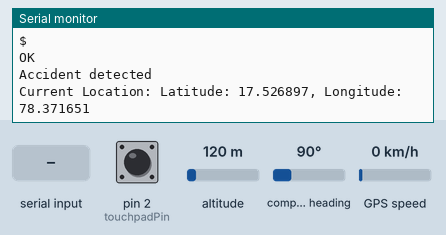
Simulated run of this sketch. Board: Arduino Uno, built with avr-gcc and run on an emulated ATmega328P. Parts: the last lines printed to the serial monitor. Inputs (shaded band) come from the test bench; at power-on: pin 2 (touchpadPin) LOW, altitude 120 m, compass heading 90°, GPS speed 0 km/h. The GPS gets a fix after 3 s at 37.7749, -122.4194 with 8 satellites; the modem accepts every AT command (registered, SIM ready, sends succeed) and sends nothing else.

Above: at 6.2 s.
6.3 s: pin 2 (touchpadPin) pulled HIGH for 0.15 s
At 8.1 s:
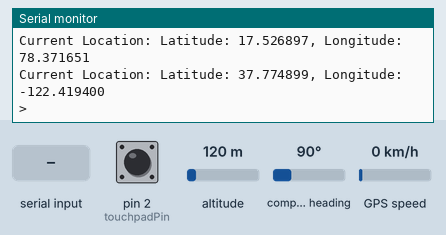
9.4 s: "1" received over the second serial link
At 10.3 s:
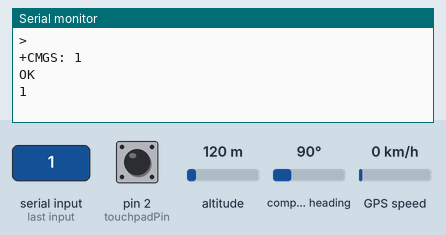
10.9 s: "0" received over the second serial link
At 11.9 s:
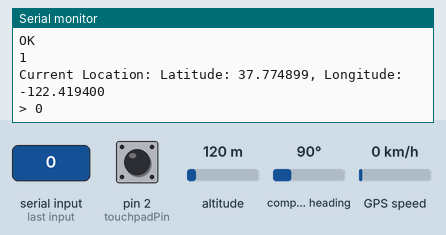

The sketch:

sos.ino
```cpp
#include <SoftwareSerial.h>
#include <TinyGPS++.h>

SoftwareSerial sim900aSerial(10, 11); // RX, TX pins for SIM900A
SoftwareSerial gpsSerial(8, 9); // RX, TX pins for GPS module
const int touchpadPin = 2; // Pin for piezo touchpad
const String phoneNumber = "+917382973508"; // Phone number to send SMS to

// The TinyGPS++ object
TinyGPSPlus gps;

void setup() {
  Serial.begin(9600);
  sim900aSerial.begin(9600);
  gpsSerial.begin(9600);
  pinMode(touchpadPin, INPUT);
  delay(1000);
  sendATCommand("AT"); // Send AT command to check if SIM900A is responding
  delay(1000);
  sendATCommand("AT+CMGF=1"); // Set SMS text mode
  delay(1000);

  Serial.println(F("Accident detected"));
  Serial.println(F("Current Location: Latitude: 17.526897, Longitude: 78.371651"));
  Serial.println();
}

void loop() {
  if (digitalRead(touchpadPin) == HIGH) { // Check if touchpad is touched
    // Read and parse GPS data
    //Serial.println("CLICKED");
    while (gpsSerial.available() > 0) {
      if (gps.encode(gpsSerial.read()))
        sendLocationSMS();
    }

    if (millis() > 5000 && gps.charsProcessed() < 10) {
      Serial.println(F("No GPS detected: check wiring."));
      while(true);
    }
  }
}

void sendLocationSMS() {
  String message = "Current Location: ";
  if (gps.location.isValid()) {
    message += "Latitude: " + String(gps.location.lat(), 6);
    message += ", Longitude: " + String(gps.location.lng(), 6);
    Serial.println(message);
    sendSMS(phoneNumber, message); // Send SMS with current location
     // Wait for 5 seconds to avoid multiple messages in rapid succession
  } else {
    message += "Invalid location";
  }
}

void sendSMS(String phoneNumb, String message) {
  sendATCommand("AT+CMGS=\"" + phoneNumb + "\""); // Send SMS command with recipient phone number
  delay(1000);
  sendATCommand(message + (char)26); // Send message content and terminate with Ctrl+Z character
  delay(1000);
}

void sendATCommand(String command) {
  Serial.println();
  sim900aSerial.println(command);
  delay(1000);
  while (sim900aSerial.available()) {
    Serial.write(sim900aSerial.read());
  }
  Serial.println();
}
```

Measured:
- after the input at 6.3 s, the serial monitor: prints a new line at once (image 1)
- after the input at 9.4 s, the serial monitor: prints a new line at once (image 2)
- after the input at 10.9 s, the serial monitor: prints a new line after 0.57 s (image 3)
